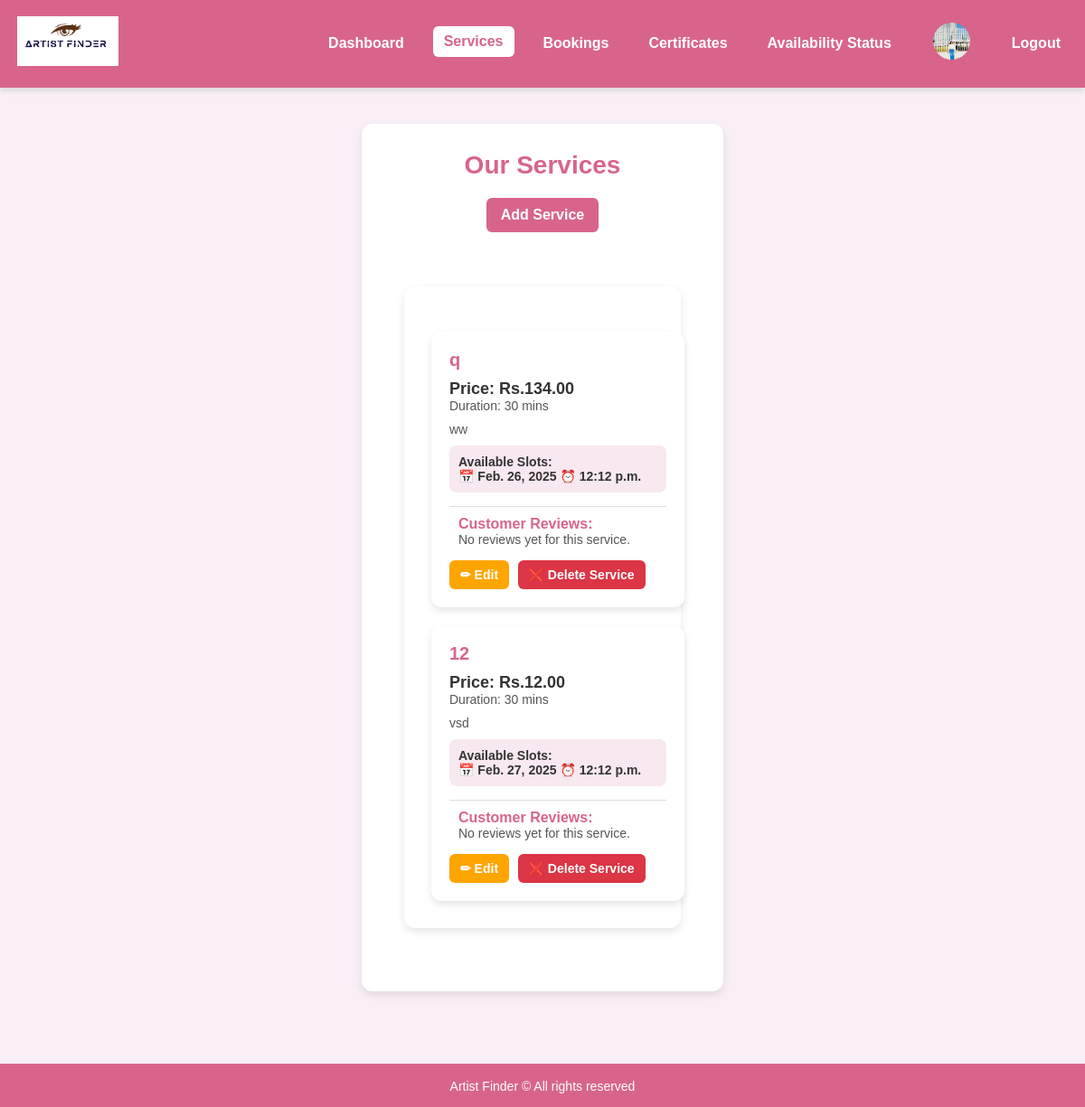
Screenshot of /services/ (signed in) with the database file from the repository.
### accounts/models.py (models this page shows, shortened)
class User(AbstractUser):
    username = None  # ✅ Remove username field completely
    email = models.EmailField(unique=True)  # Email as the unique identifier
    phone = models.CharField(max_length=15, unique=True)
    password = models.CharField(max_length=100)
    profile_image = models.ImageField(upload_to="profile_images/", null=True, blank=True)
    is_verified = models.BooleanField(default=False)
    is_artist = models.BooleanField(default=False)
    otp = models.CharField(max_length=6, blank=True, null=True)  # ✅ Stores OTP
    city = models.CharField(max_length=100, null=True, blank=True)
    works_at = models.CharField(max_length=255, null=True, blank=True)
    experience_years = models.IntegerField(default=0, null=True, blank=True)
    training_certificate = models.FileField(upload_to="certificates/", null=True, blank=True)
    is_available = models.BooleanField(default=True)
    USERNAME_FIELD = "email"  # ✅ Login using email instead of username
    REQUIRED_FIELDS = []  # ✅ Don't require username
    objects = CustomUserManager()  # ✅ Use custom manager

class Service(models.Model):
    artist = models.ForeignKey(User, related_name='services', on_delete=models.CASCADE)
    service_name = models.CharField(max_length=255)
    price = models.DecimalField(max_digits=10, decimal_places=2)
    duration = models.CharField(max_length=50, default="30 mins")
    description = models.TextField(blank=True, null=True)
    created_at = models.DateTimeField(auto_now_add=True)

class ServiceAvailability(models.Model):
    service = models.ForeignKey("Service", on_delete=models.CASCADE)
    available_date = models.DateField()
    available_time = models.TimeField()
    is_booked = models.BooleanField(default=False)  # ✅ Ensure this field exists
    class Meta:
        unique_together = ('service', 'available_date', 'available_time')  # Prevent duplicate entries

### accounts/views.py (the view)
# urls.py: path('services/', views.services, name='services'),
@login_required(login_url='artist_login')
def services(request):
    artist_services = Service.objects.filter(artist=request.user).prefetch_related('service_reviews')  # ✅ Load reviews efficiently
    return render(request, 'accounts/services.html', {'services': artist_services})

### accounts/templates/accounts/services.html (shortened to what this page needs)
{% load static %}
<!DOCTYPE html>
<html lang="en">
<head>
    <link rel="stylesheet" href="{% static 'css/artist_dashboard.css' %}">
    <link rel="stylesheet" href="{% static 'css/services.css' %}">
</head>
<body>
    <header class="header">
        <div class="logo">
            <img src="{% static 'imagess/logo.png' %}" alt="Artist Finder Logo">
        </div>
        <nav class="navbar">
            <a href="{% url 'artist_dashboard' %}" class="nav-item">Dashboard</a>
            <a href="{% url 'services' %}" class="nav-item active">Services</a>
            <a href="{% url 'bookings' %}" class="nav-item">Bookings</a>
            <a href="{% url 'certificates' %}" class="nav-item">Certificates</a>
            <a href="{% url 'availability_status' %}" class="nav-item">Availability Status</a>
            <a href="{% url 'artist_profile' %}" class="nav-item profile-link">
                {% if user.profile_image %}
                    <img src="{{ user.profile_image.url }}" alt="Profile Image" class="profile-img">
                {% else %}
                    <img src="{% static 'images/default_profile.png' %}" alt="Default Profile Image" class="profile-img">
                {% endif %}
            </a>
            <a href="{% url 'artist_logout' %}" class="nav-item logout">Logout</a>
        </nav>
    </header>
    <section class="services-container text-center mt-10">
        <h1 class="text-3xl font-bold text-gray-800">Our Services</h1>
        <a href="{% url 'add_service' %}" class="add-service-btn">
             Add Service
        </a>
        <div class="services-container">
            <div class="grid">
                {% for service in services %}
                <div class="service-card">
                    <h3>{{ service.service_name }}</h3>
                    <p class="price">Price: Rs.{{ service.price }}</p>
                    <p class="description">Duration: {{ service.duration }}</p>
                    <p class="description">{{ service.description }}</p>
                    <p class="availability">
                        <strong>Available Slots:</strong>
                        {% for slot in service.serviceavailability_set.all %}
                            <br> 📅 {{ slot.available_date }} ⏰ {{ slot.available_time }}
                        {% empty %}
                            <br> No availability set yet.
                        {% endfor %}
                    </p>
                    <div class="reviews-section">
                        <h4>Customer Reviews:</h4>
                        {% for review in service.service_reviews.all %}
                            <p>⭐ {{ review.rating }}/5 - {{ review.user.first_name }}: {{ review.comment }}</p>
                            <small>🕒 {{ review.created_at|date:"F d, Y h:i A" }}</small>
                        {% empty %}
                            <p>No reviews yet for this service.</p>
                        {% endfor %}
                    </div>
                    <a href="{% url 'edit_service' service.id %}" class="edit-btn">✏ Edit</a>
                    <form id="delete-service-{{ service.id }}" action="{% url 'delete_service' service.id %}" method="POST" style="display:inline;">
                        <button type="button" class="delete-btn" onclick="confirmDeleteService('{{ service.id }}')">❌ Delete Service</button>
                    </form>
                </div>
                {% empty %}
                <p class="no-services">No services available yet.</p>
                {% endfor %}
            </div>
        </div>
    </section>
    <footer class="footer">
        <p>Artist Finder &copy; All rights reserved</p>
    </footer>
</body>
</html>

### accounts/static/css/artist_dashboard.css (style rules this page uses)
* { margin: 0; padding: 0; box-sizing: border-box; font-family: 'Poppins', sans-serif; scroll-behavior: smooth; }
body { background: #fdfdfd; color: #333; min-height: 100vh; display: flex; flex-direction: column; }
.header { display: flex; justify-content: space-between; align-items: center; padding: 15px 30px; background: rgba(216, 100, 140, 0.2); backdrop-filter: blur(10px); border-bottom: 2px solid #D8648C; box-shadow: 0 4px 6px rgba(0, 0, 0, 0.1); }
.logo img { height: 55px; object-fit: contain; transition: transform 0.3s ease-in-out; }
.navbar { display: flex; align-items: center; gap: 15px; }
.nav-item { color: #D8648C; text-decoration: none; font-size: 16px; font-weight: 600; padding: 10px 15px; border-radius: 8px; transition: all 0.3s ease-in-out; }
.nav-item:hover, .nav-item.active { background: #D8648C; color: white; transform: translateY(-2px); }
.profile-link img { width: 45px; height: 45px; border-radius: 50%; border: 2px solid #D8648C; object-fit: cover; transition: transform 0.3s ease-in-out; }
.logout { background: #D8648C; color: white; padding: 8px 15px; border-radius: 5px; transition: all 0.3s; }
h1 { font-size: 32px; font-weight: 600; margin-bottom: 20px; color: #D8648C; }
.footer { background: rgba(216, 100, 140, 0.2); color: #D8648C; text-align: center; padding: 15px; margin-top: auto; border-top: 2px solid #D8648C; backdrop-filter: blur(10px); }
.delete-btn { background: #dc3545; color: white; font-size: 14px; padding: 8px 12px; border-radius: 6px; border: none; cursor: pointer; transition: background 0.3s ease-in-out; }

### accounts/static/css/services.css (style rules this page uses)
body { font-family: 'Poppins', sans-serif; background-color: #f9f0f7; color: #333; margin: 0; padding: 0; text-align: center; }
.header { background-color: #D8648C; padding: 15px; display: flex; justify-content: space-between; align-items: center; }
.logo img { width: 120px; }
.navbar { display: flex; gap: 20px; }
.nav-item { color: white; text-decoration: none; font-size: 16px; font-weight: 600; padding: 8px 12px; border-radius: 6px; transition: 0.3s ease-in-out; }
.nav-item:hover, .nav-item.active { background: white; color: #D8648C; }
.profile-img { width: 35px; height: 35px; border-radius: 50%; object-fit: cover; }
.services-container { max-width: 90%; margin: 40px auto; background: white; padding: 30px; border-radius: 12px; box-shadow: 0 4px 10px rgba(0, 0, 0, 0.1); }
h1 { font-size: 28px; color: #D8648C; margin-bottom: 20px; }
.add-service-btn { display: inline-block; background: #D8648C; color: white; padding: 10px 16px; font-size: 16px; font-weight: bold; border-radius: 6px; text-decoration: none; margin-bottom: 20px; transition: 0.3s ease-in-out; }
.grid { display: grid; grid-template-columns: repeat(auto-fit, minmax(280px, 1fr)); gap: 20px; margin-top: 20px; }
.service-card { background: white; border-radius: 12px; padding: 20px; box-shadow: 0 4px 8px rgba(0, 0, 0, 0.1); transition: 0.3s ease-in-out; text-align: left; position: relative; }
.service-card h3 { color: #D8648C; font-size: 20px; margin-bottom: 10px; }
.price { font-size: 18px; font-weight: bold; color: #333; }
.description { font-size: 14px; color: #555; margin-bottom: 10px; }
.availability { font-size: 14px; font-weight: bold; color: #333; margin-top: 10px; padding: 10px; background: #f8e8f0; border-radius: 8px; }
.reviews-section { margin-top: 15px; padding: 10px; border-top: 1px solid #ddd; }
.reviews-section h4 { font-size: 16px; color: #D8648C; }
.reviews-section p { font-size: 14px; color: #555; margin-bottom: 5px; }
.edit-btn, .delete-btn { display: inline-block; padding: 8px 12px; font-size: 14px; border-radius: 6px; text-decoration: none; font-weight: bold; transition: 0.3s ease-in-out; }
.edit-btn { background: #FFA500; color: white; margin-right: 5px; }
.delete-btn { background: #dc3545; color: white; }
.footer { margin-top: 40px; padding: 15px; background: #D8648C; color: white; font-size: 14px; }

### rows the page displays
User: profile_image (picture)
Service: service_name "q", price "134.00", duration "30 mins", description "ww"
ServiceAvailability: available_date "Feb. 26, 2025", available_time "12:12 p.m."
Service: service_name "12", price "12.00", duration "30 mins", description "vsd"
ServiceAvailability: available_date "Feb. 27, 2025", available_time "12:12 p.m."
